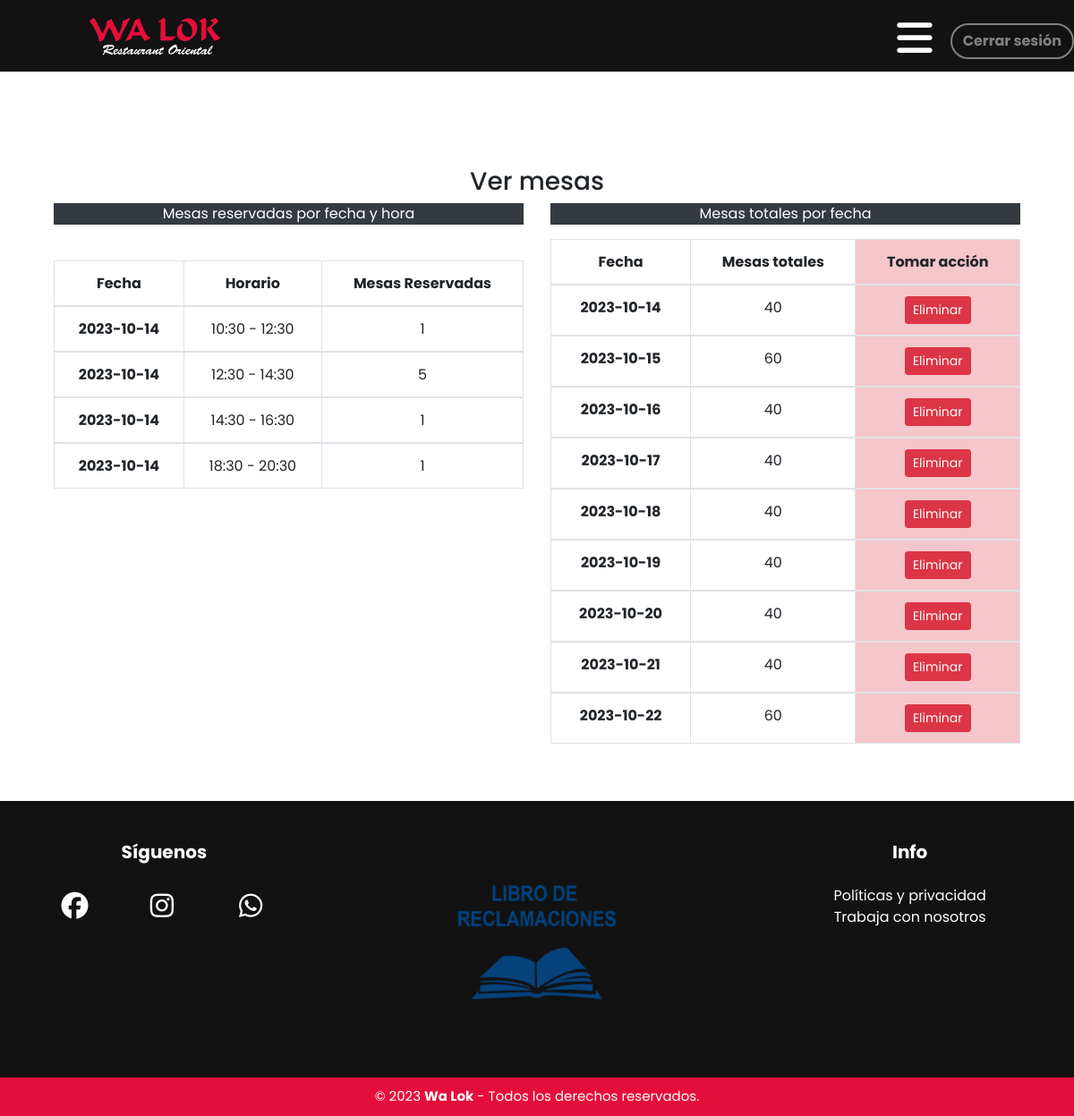
The app's page /view_tables.php (signed in) with its own data.
### tables this page shows
CREATE TABLE `tables` (
  `tables_id` int(11) NOT NULL,
  `t_date` date NOT NULL,
  `t_tables` int(11) NOT NULL
);

### includes/view.tables.inc.php (the view, shortened to what this page needs)
<?php
if(isset($_SESSION['user_id'])){
    require 'includes/dbh.inc.php';
    $role = $_SESSION['role'];
    if($role==2){
    $sql = "SELECT SUM(num_tables), rdate, time_zone FROM reservation GROUP BY rdate, time_zone";
    $result = $conn->query($sql);
    if ($result->num_rows > 0) {
        echo
        '   <div class="container">
            <div class="row">
            <div class="col-sm text-center">
            <p class="text-white bg-dark text-center">Mesas reservadas por fecha y hora</p><br>
            <table class="table table-hover table-bordered table-responsive-sm text-center">
                <thead>
                    <tr>
                        <th scope="col">Fecha</th>
                        <th scope="col">Horario</th>
                        <th scope="col">Mesas Reservadas</th>
                    </tr>
                </thead> ';
        while($row = $result->fetch_assoc()) {
        echo"
                <tbody>
                    <tr>
                      <th scope='row'>".$row["rdate"]."</th>
                      <td>".$row["time_zone"]."</td>
                      <td>".$row["SUM(num_tables)"]."</td>
                    </tr>
              </tbody>";
        }
        echo "</table>";
       }
    else {    echo "<p class='text-center'>¡La lista esta vacía!<p>"; }
       echo'</div>';
    $sql = "SELECT * FROM tables ORDER BY t_date";
    $result = $conn->query($sql);
    if ($result->num_rows > 0) {
        echo'
         <div class="col-sm text-center">
         <p class="text-white bg-dark text-center">Mesas totales por fecha</p>';
        echo
        '
            <table class="table table-hover table-bordered table-responsive-sm text-center">
                <thead>
                    <tr>
                        <th scope="col">Fecha</th>
                        <th scope="col">Mesas totales</th>
                        <th class="table-danger" scope="col">Tomar acción</th>
                    </tr>
                </thead> ';
        while($row = $result->fetch_assoc()) {
        echo"
                <tbody>
                    <tr>
                    <form action='includes/delete.php' method='POST'>
                    <input name='tables_id' type='hidden' value=".$row["tables_id"].">
                      <th scope='row'>".$row["t_date"]."</th>
                      <td>".$row["t_tables"]."</td>
                      <td class='table-danger'><button type='submit' name='delete-table' class='btn btn-danger btn-sm'>Eliminar</button></td>
                          </form>
                    </tr>
              </tbody>";
        }
        echo "</table>";
    }
    else {    echo "<p class='text-center'>¡La lista esta vacía!<p>"; }
    echo '</div></div></div>';
    }
}

### css/header.css (style rules this page uses)
* { margin: 0; padding: 0; font-family: 'Poppins', sans-serif; }

### records on screen
tables: t_date "2023-10-14", t_tables "40"
tables: t_date "2023-10-15", t_tables "60"
tables: t_date "2023-10-16", t_tables "40"
tables: t_date "2023-10-17", t_tables "40"
tables: t_date "2023-10-18", t_tables "40"
tables: t_date "2023-10-19", t_tables "40"
tables: t_date "2023-10-20", t_tables "40"
tables: t_date "2023-10-21", t_tables "40"
tables: t_date "2023-10-22", t_tables "60"

### other values on screen
$row["rdate"] "2023-10-14"
$row["time_zone"] "10:30 - 12:30"
$row["SUM(num_tables)"] "1"
$row["time_zone"] "12:30 - 14:30"
$row["SUM(num_tables)"] "5"
$row["time_zone"] "14:30 - 16:30"
$row["time_zone"] "18:30 - 20:30"
